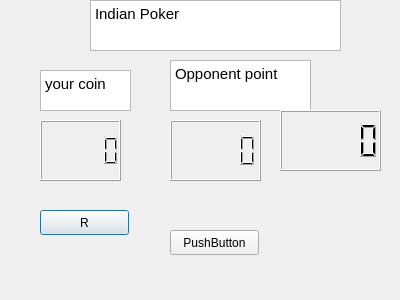
<?xml version="1.0" encoding="UTF-8"?>
<ui version="4.0">
 <class>Dialog</class>
 <widget class="QDialog" name="Dialog">
  <property name="geometry">
   <rect>
    <x>0</x>
    <y>0</y>
    <width>400</width>
    <height>300</height>
   </rect>
  </property>
  <property name="windowTitle">
   <string>Dialog</string>
  </property>
  <widget class="QTextEdit" name="textEdit">
   <property name="geometry">
    <rect>
     <x>90</x>
     <y>0</y>
     <width>251</width>
     <height>51</height>
    </rect>
   </property>
   <property name="html">
    <string>&lt;!DOCTYPE HTML PUBLIC &quot;-//W3C//DTD HTML 4.0//EN&quot; &quot;http://www.w3.org/TR/REC-html40/strict.dtd&quot;&gt;
&lt;html&gt;&lt;head&gt;&lt;meta name=&quot;qrichtext&quot; content=&quot;1&quot; /&gt;&lt;style type=&quot;text/css&quot;&gt;
p, li { white-space: pre-wrap; }
&lt;/style&gt;&lt;/head&gt;&lt;body style=&quot; font-family:'Ubuntu'; font-size:11pt; font-weight:400; font-style:normal;&quot;&gt;
&lt;p style=&quot; margin-top:0px; margin-bottom:0px; margin-left:0px; margin-right:0px; -qt-block-indent:0; text-indent:0px;&quot;&gt;Indian Poker&lt;/p&gt;
&lt;p style=&quot;-qt-paragraph-type:empty; margin-top:0px; margin-bottom:0px; margin-left:0px; margin-right:0px; -qt-block-indent:0; text-indent:0px;&quot;&gt;&lt;br /&gt;&lt;/p&gt;&lt;/body&gt;&lt;/html&gt;</string>
   </property>
  </widget>
  <widget class="QLCDNumber" name="lcdNumber">
   <property name="geometry">
    <rect>
     <x>40</x>
     <y>120</y>
     <width>81</width>
     <height>61</height>
    </rect>
   </property>
  </widget>
  <widget class="QPushButton" name="pushButton">
   <property name="geometry">
    <rect>
     <x>40</x>
     <y>210</y>
     <width>89</width>
     <height>25</height>
    </rect>
   </property>
   <property name="text">
    <string>R</string>
   </property>
  </widget>
  <widget class="QTextEdit" name="textEdit_2">
   <property name="geometry">
    <rect>
     <x>40</x>
     <y>70</y>
     <width>91</width>
     <height>41</height>
    </rect>
   </property>
   <property name="html">
    <string>&lt;!DOCTYPE HTML PUBLIC &quot;-//W3C//DTD HTML 4.0//EN&quot; &quot;http://www.w3.org/TR/REC-html40/strict.dtd&quot;&gt;
&lt;html&gt;&lt;head&gt;&lt;meta name=&quot;qrichtext&quot; content=&quot;1&quot; /&gt;&lt;style type=&quot;text/css&quot;&gt;
p, li { white-space: pre-wrap; }
&lt;/style&gt;&lt;/head&gt;&lt;body style=&quot; font-family:'Ubuntu'; font-size:11pt; font-weight:400; font-style:normal;&quot;&gt;
&lt;p style=&quot; margin-top:0px; margin-bottom:0px; margin-left:0px; margin-right:0px; -qt-block-indent:0; text-indent:0px;&quot;&gt;your coin&lt;/p&gt;&lt;/body&gt;&lt;/html&gt;</string>
   </property>
  </widget>
  <widget class="QPushButton" name="pushButton_2">
   <property name="geometry">
    <rect>
     <x>170</x>
     <y>230</y>
     <width>89</width>
     <height>25</height>
    </rect>
   </property>
   <property name="text">
    <string>PushButton</string>
   </property>
  </widget>
  <widget class="QLCDNumber" name="lcdNumber_2">
   <property name="geometry">
    <rect>
     <x>170</x>
     <y>120</y>
     <width>91</width>
     <height>61</height>
    </rect>
   </property>
  </widget>
  <widget class="QTextEdit" name="textEdit_3">
   <property name="geometry">
    <rect>
     <x>170</x>
     <y>60</y>
     <width>141</width>
     <height>51</height>
    </rect>
   </property>
   <property name="html">
    <string>&lt;!DOCTYPE HTML PUBLIC &quot;-//W3C//DTD HTML 4.0//EN&quot; &quot;http://www.w3.org/TR/REC-html40/strict.dtd&quot;&gt;
&lt;html&gt;&lt;head&gt;&lt;meta name=&quot;qrichtext&quot; content=&quot;1&quot; /&gt;&lt;style type=&quot;text/css&quot;&gt;
p, li { white-space: pre-wrap; }
&lt;/style&gt;&lt;/head&gt;&lt;body style=&quot; font-family:'Ubuntu'; font-size:11pt; font-weight:400; font-style:normal;&quot;&gt;
&lt;p style=&quot; margin-top:0px; margin-bottom:0px; margin-left:0px; margin-right:0px; -qt-block-indent:0; text-indent:0px;&quot;&gt;Opponent point&lt;/p&gt;&lt;/body&gt;&lt;/html&gt;</string>
   </property>
  </widget>
  <widget class="QLCDNumber" name="lcdNumber_3">
   <property name="geometry">
    <rect>
     <x>280</x>
     <y>110</y>
     <width>101</width>
     <height>61</height>
    </rect>
   </property>
  </widget>
 </widget>
 <layoutdefault spacing="6" margin="11"/>
 <resources/>
 <connections/>
</ui>
